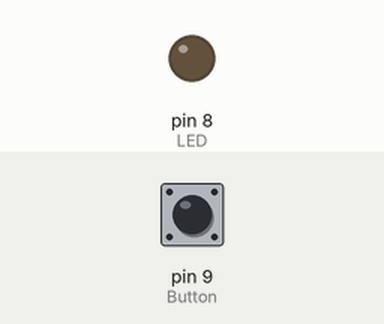
This sketch was run on a simulated Arduino Uno, built with avr-gcc and run on an emulated ATmega328P. Shown: output pins drawn as LEDs (lit = HIGH). The test bench sets the inputs (shaded band); at power-on: pin 9 (Button) LOW.

Above: at 1.2 s.
1.3 s: pin 9 (Button) pulled HIGH for 0.15 s
At 1.37 s:
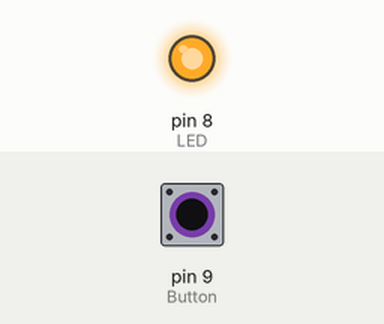
2.9 s: pin 9 (Button) pulled HIGH for 3.2 s
At 6.5 s:
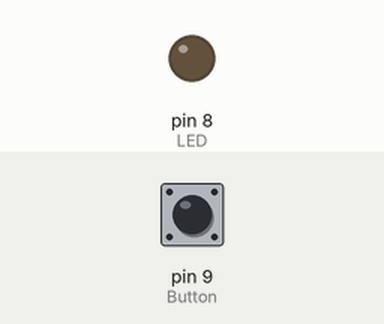
Timing chart, 0 to 8.0 s (numbered marks = the images above; inputs shaded):
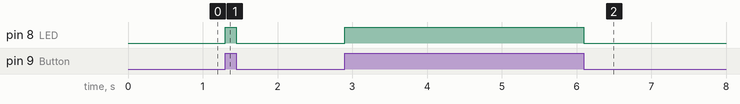

The sketch:

Program-5.ino
```cpp
/*
 * Lab 1 Program 5
 * Mitchell Szeto, Bert Zhao, Feifan Qiao
 *
 * Turns the LED on when the button is pressed
 */


int Button = 9;           //define the 9th digital pin for button brick
int LED = 8;              //define the 8th digital pin for LED brick

void setup() {
  pinMode(LED, OUTPUT);    //set the LED pin for digital output
  pinMode(Button, INPUT);  //set the Button pin for digital input
}

void loop() {
  if (digitalRead(Button)) // if button press
  digitalWrite(LED,HIGH);  // light the LED
  else                     // if not press
  digitalWrite(LED,LOW);   // turn off the LED
}
```

Measured:
- after the input at 1.3 s, pin 8 (LED): LOW → HIGH at once, → LOW 0.15 s later
- after the input at 2.9 s, pin 8 (LED): LOW → HIGH at once, → LOW 3.2 s later
